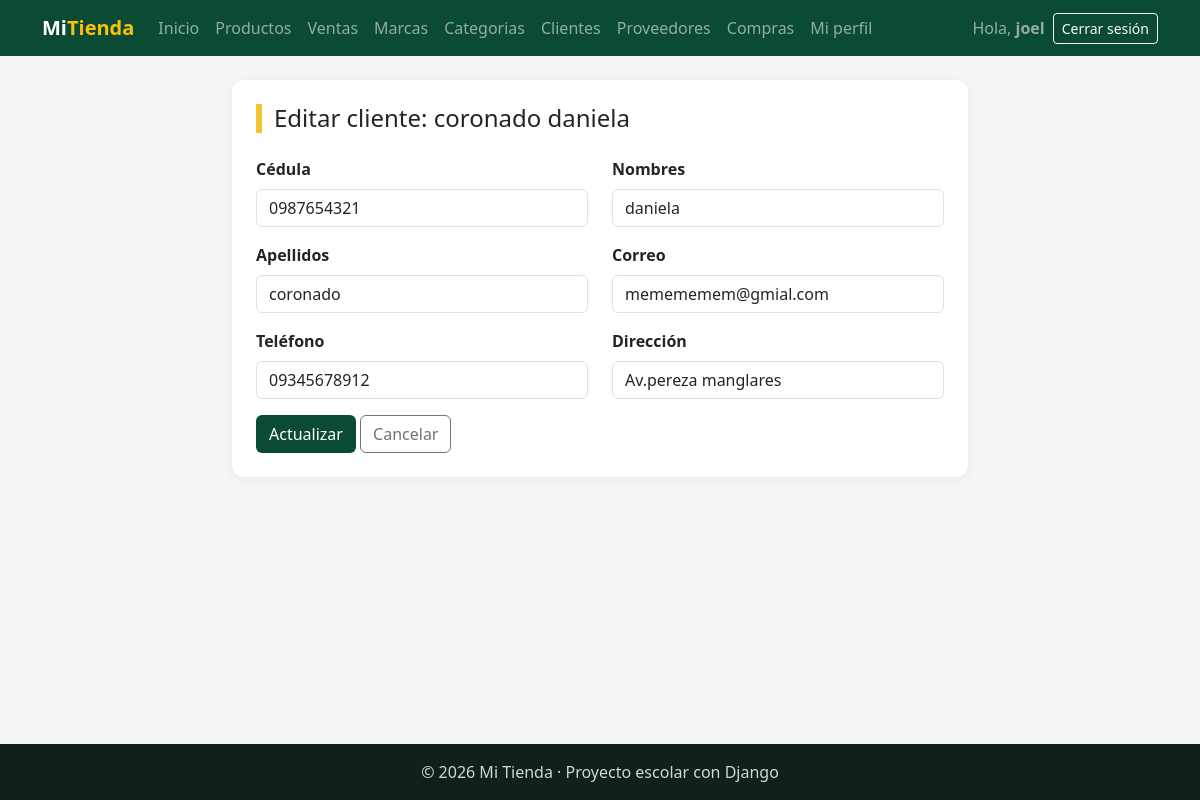
Screenshot of /facturacion/clientes/editar/2/ (signed in) with the database file from the repository.
### facturacion/models.py (models this page shows)
class ModeloBase(models.Model):
    user = models.ForeignKey(                    # 1:N con User: un usuario registra muchos registros
        User,
        on_delete=models.SET_NULL,               # Si borran al usuario, el registro se queda con user vacío
        null=True,                               # SET_NULL necesita que la columna acepte NULL
        blank=True,
        editable=False,                          # No aparece en formularios: lo llena la VISTA, no la persona
        related_name="%(class)s_registrados",    # %(class)s = nombre del modelo → user.producto_registrados
        verbose_name="Registrado por",
    )
    fecha_creacion = models.DateTimeField("Fecha de creación", auto_now_add=True)   # Se llena sola al CREAR
    fecha_modificacion = models.DateTimeField("Última modificación", auto_now=True) # Se actualiza sola en CADA save()
    class Meta:
        abstract = True                          # ← LA CLAVE: modelo "molde", sin tabla propia

class Cliente(ModeloBase):
    cedula = models.CharField("Cédula", max_length=10, unique=True)
    nombres = models.CharField(max_length=80)
    apellidos = models.CharField(max_length=80)
    email = models.EmailField("Correo", blank=True)
    telefono = models.CharField("Teléfono", max_length=15, blank=True)
    direccion = models.CharField("Dirección", max_length=200, blank=True)
    class Meta:
        verbose_name = "Cliente"
        verbose_name_plural = "Clientes"
        ordering = ["apellidos", "nombres"]
    def __str__(self):
        return f"{self.apellidos} {self.nombres}"

### facturacion/views.py (the view, shortened to what this page needs)
# urls.py: path("clientes/editar/<int:pk>/", views.ClienteUpdateView.as_view(), name="cliente_editar"),
class ClienteUpdateView(LoginRequiredMixin, UsuarioRegistroMixin, SuccessMessageMixin, UpdateView):
    model = Cliente
    form_class = ClienteForm
    template_name = "facturacion/cliente_form.html"
    success_url = reverse_lazy("facturacion:cliente_lista")
    success_message = "Cliente «%(apellidos)s %(nombres)s» actualizado."
    extra_context = {"titulo": "Editar cliente", "boton": "Actualizar"}

### facturacion/forms.py (shortened to what this page needs)
class ClienteForm(forms.ModelForm):
    class Meta:
        model = Cliente
        fields = ["cedula", "nombres", "apellidos", "email", "telefono", "direccion"]
        widgets = {
            "cedula": forms.TextInput(attrs={"class": "form-control", "maxlength": "10", "placeholder": "10 dígitos"}),
            "nombres": forms.TextInput(attrs={"class": "form-control"}),
            "apellidos": forms.TextInput(attrs={"class": "form-control"}),
            "email": forms.EmailInput(attrs={"class": "form-control", "placeholder": "correo@ejemplo.com"}),
            "telefono": forms.TextInput(attrs={"class": "form-control"}),
            "direccion": forms.TextInput(attrs={"class": "form-control"}),
        }

### facturacion/templates/facturacion/cliente_form.html (shortened to what this page needs)
{% extends "base.html" %}
{% block contenido %}
<div class="row justify-content-center">
    <div class="col-lg-8">
        <div class="tarjeta">
            <h1 class="h4 titulo-pagina mb-4">{{ titulo }}{% if object %}: {{ object }}{% endif %}</h1>
            <form method="post" novalidate>
                <div class="row">
                    {% for campo in form %}
                        <div class="col-md-6 mb-3">
                            <label class="form-label fw-semibold" for="{{ campo.id_for_label }}">{{ campo.label }}</label>
                            {{ campo }}
                        </div>
                    {% endfor %}
                </div>
                <button type="submit" class="btn btn-verde">{{ boton }}</button>
                <a href="{% url 'facturacion:cliente_lista' %}" class="btn btn-outline-secondary">Cancelar</a>
            </form>
        </div>
    </div>
</div>
{% endblock %}

### templates/base.html (shortened to what this page needs)
{% load static %}
<!DOCTYPE html>
<html lang="es">
<head>
    <link href="https://cdn.jsdelivr.net/npm/bootstrap@5.3.3/dist/css/bootstrap.min.css" rel="stylesheet">
    <link rel="stylesheet" href="{% static 'css/estilos.css' %}">
</head>
<body>
    <nav class="navbar navbar-expand-lg navbar-dark barra">
        <div class="container">
            <a class="navbar-brand fw-bold" href="{% url 'home' %}">Mi<span class="text-warning">Tienda</span></a>
            <div class="collapse navbar-collapse" id="menu">
                <ul class="navbar-nav me-auto">
                    <li class="nav-item"><a class="nav-link" href="{% url 'home' %}">Inicio</a></li>
                    {% if user.is_authenticated %}
                        <li class="nav-item"><a class="nav-link" href="{% url 'facturacion:producto_lista' %}">Productos</a></li>
                        <li class="nav-item"><a class="nav-link" href="{% url 'facturacion:venta_lista' %}">Ventas</a></li>
                        <li class="nav-item"><a class="nav-link" href="{% url 'facturacion:marca_lista' %}">Marcas</a></li>
                        <li class="nav-item"><a class="nav-link" href="{% url 'facturacion:categoria_lista' %}">Categorias</a></li>
                        <li class="nav-item"><a class="nav-link" href="{% url 'facturacion:cliente_lista' %}">Clientes</a></li>
                        <li class="nav-item"><a class="nav-link" href="{% url 'facturacion:proveedor_lista' %}">Proveedores</a></li>
                        <li class="nav-item"><a class="nav-link" href="{% url 'facturacion:compra_lista' %}">Compras</a></li>
                        <li class="nav-item"><a class="nav-link" href="{% url 'facturacion:mi_perfil' %}">Mi perfil</a></li>
                    {% endif %}
                </ul>
                <ul class="navbar-nav align-items-lg-center gap-2">
                    {% if user.is_authenticated %}
                        <li class="nav-item navbar-text">Hola, <b>{{ user.username }}</b></li>
                        <li class="nav-item">
                            <form method="post" action="{% url 'logout' %}" class="m-0">
                                <button type="submit" class="btn btn-sm btn-outline-light">Cerrar sesión</button>
                            </form>
                        </li>
                    {% else %}
                        <li class="nav-item"><a class="nav-link" href="{% url 'login' %}">Ingresar</a></li>
                        <li class="nav-item"><a class="btn btn-sm btn-warning" href="{% url 'registro' %}">Crear cuenta</a></li>
                    {% endif %}
                </ul>
            </div>
        </div>
    </nav>
    <main class="container py-4">
        {% block contenido %}{% endblock %}
    </main>
    <footer class="pie text-center py-3">© 2026 Mi Tienda · Proyecto escolar con Django</footer>
</body>
</html>

### static/css/estilos.css (style rules this page uses)
:root { --verde: #0c4b33; --verde-claro: #2f9e6e; --amarillo: #f2c230; }
body { background-color: #f3f6f2; min-height: 100vh; display: flex; flex-direction: column; }
main { flex: 1; }
.barra { background-color: var(--verde); }
.titulo-pagina { border-left: 6px solid var(--amarillo); padding-left: 12px; }
.tarjeta { background: white; border-radius: 12px; padding: 24px; box-shadow: 0 2px 10px rgba(0,0,0,.06); }
.btn-verde { background-color: var(--verde); color: white; }
.pie { background-color: #13201a; color: #cfd8d3; }

### rows the page displays
Cliente: apellidos+nombres "coronado daniela", form "0987654321" "daniela" "coronado" "memememem@gmial.com" "09345678912" "Av.pereza manglares"

### other values shown
{{ user.username }} "joel"
{{ titulo }} "Editar cliente"
{{ campo.label }} "Cédula" "Nombres" "Apellidos" "Correo" "Teléfono" "Dirección"
{{ boton }} "Actualizar"
